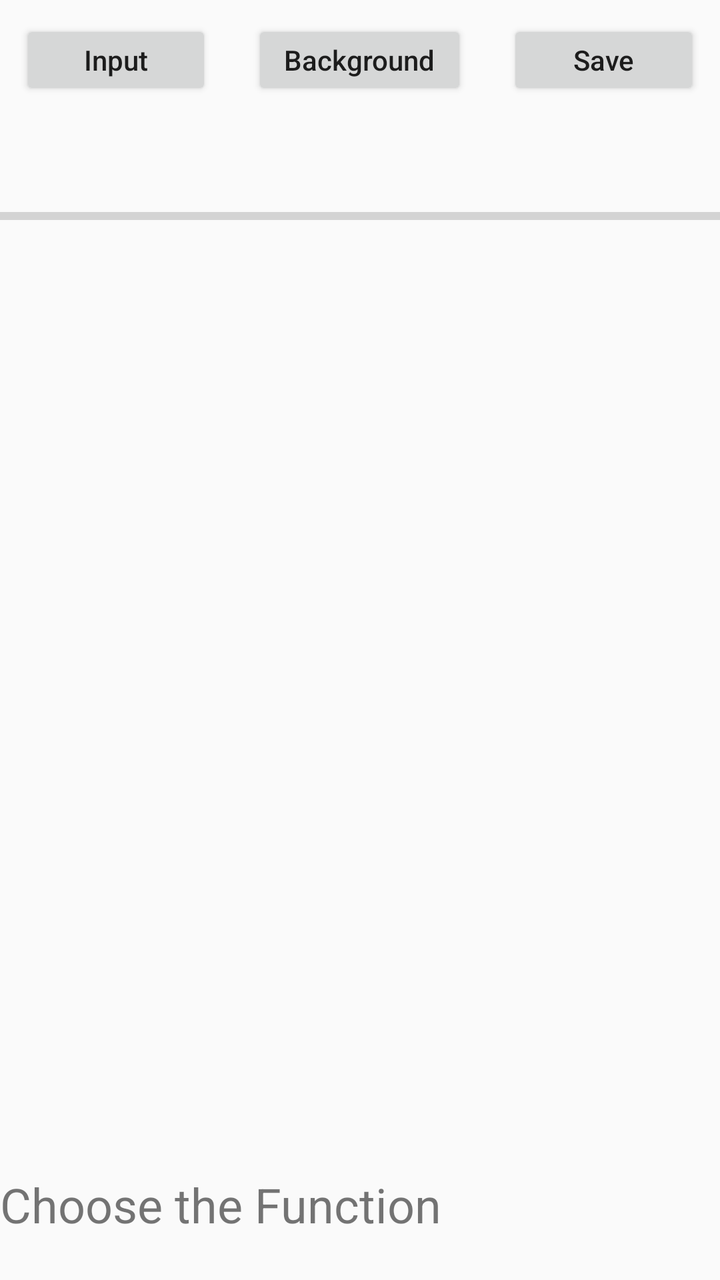
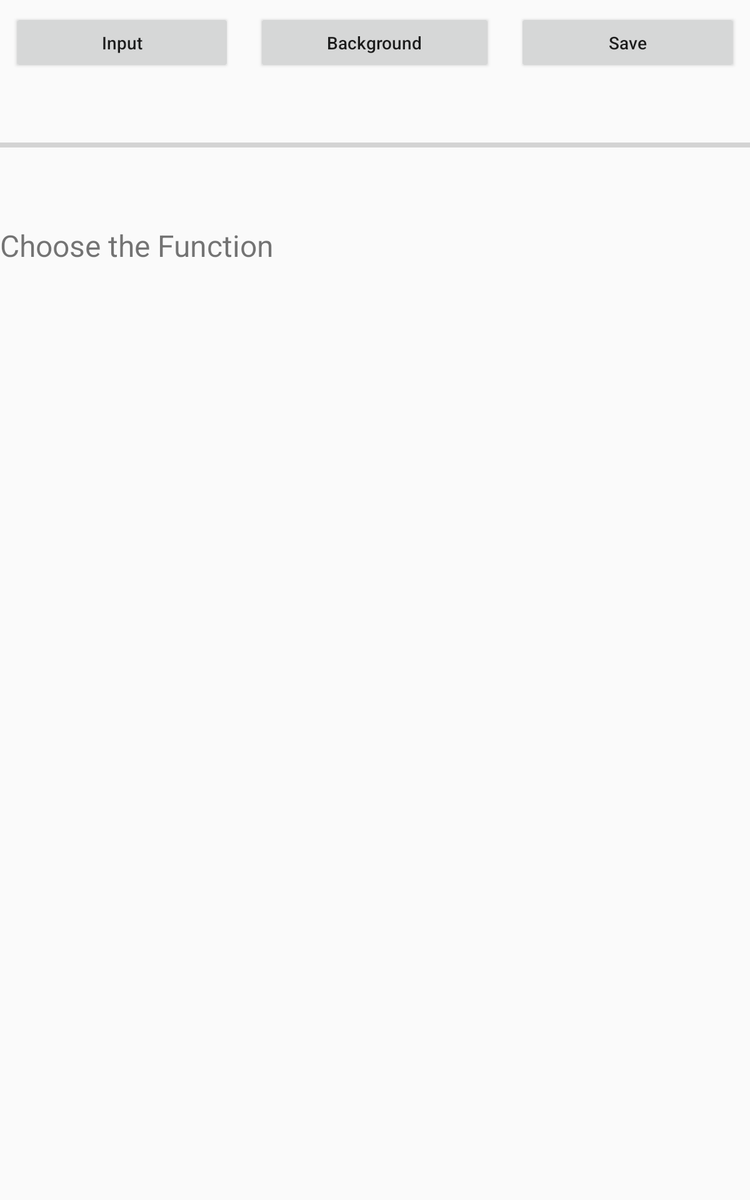

One screen, two layout resources from the same app: the default and the repository's alternative for another configuration. Each is rendered where Android would select it; the XML of both is given below.
<!-- AndroidManifest.xml: application theme AppTheme -->
<!-- res/layout/listview_for_opencv_picture.xml -->
<androidx.constraintlayout.widget.ConstraintLayout xmlns:android="http://schemas.android.com/apk/res/android"
    xmlns:app="http://schemas.android.com/apk/res-auto"
    xmlns:tools="http://schemas.android.com/tools"
    android:layout_width="match_parent"
    android:layout_height="match_parent"
    tools:context=".Activities.imageProcessing">

    <RelativeLayout
        android:id="@+id/relativeLayout"
        android:layout_width="0dp"
        android:layout_height="wrap_content"
        android:orientation="vertical"
        app:layout_constraintEnd_toEndOf="parent"
        app:layout_constraintStart_toStartOf="parent"
        app:layout_constraintTop_toTopOf="parent">

        <androidx.appcompat.widget.LinearLayoutCompat
            android:id="@+id/button_ll"
            android:layout_width="match_parent"
            android:layout_height="150px"
            android:orientation="horizontal"
            android:paddingTop="10dp">

            <Button
                android:id="@+id/ChooseImage"
                android:layout_width="wrap_content"
                android:layout_height="wrap_content"
                android:layout_marginLeft="10dp"
                android:layout_marginRight="10dp"
                android:layout_weight="1"
                android:text="Input" />

            <Button
                android:id="@+id/ChooseBackground"
                android:layout_width="wrap_content"
                android:layout_height="wrap_content"
                android:layout_marginLeft="10dp"
                android:layout_marginRight="10dp"
                android:layout_weight="1"
                android:text="Background" />

            <Button
                android:id="@+id/Save"
                android:layout_width="wrap_content"
                android:layout_height="wrap_content"
                android:layout_marginLeft="10dp"
                android:layout_marginRight="10dp"
                android:layout_weight="1"
                android:text="Save" />
        </androidx.appcompat.widget.LinearLayoutCompat>

        <androidx.appcompat.widget.LinearLayoutCompat
            android:id="@+id/part1"
            android:layout_width="match_parent"
            android:layout_height="wrap_content"
            android:layout_below="@+id/button_ll"
            android:layout_marginTop="50dp"
            android:orientation="horizontal">

            <ProgressBar
                android:id="@+id/progressBar"
                style="?android:attr/progressBarStyleHorizontal"
                android:layout_width="match_parent"
                android:layout_height="wrap_content" />

        </androidx.appcompat.widget.LinearLayoutCompat>


        <androidx.appcompat.widget.LinearLayoutCompat

            android:id="@+id/part2"
            android:layout_width="match_parent"
            android:layout_height="wrap_content"
            android:layout_below="@+id/part1"
            android:layout_marginTop="0dp"
            android:orientation="horizontal">

            <ImageView
                android:id="@+id/imageview_src"
                android:layout_width="match_parent"
                android:layout_height="400dp"
                android:layout_weight="1" />


            <ImageView
                android:id="@+id/imageview_dest"
                android:layout_width="match_parent"
                android:layout_height="400dp"
                android:layout_weight="1" />


        </androidx.appcompat.widget.LinearLayoutCompat>

        <androidx.appcompat.widget.LinearLayoutCompat
            android:layout_width="match_parent"
            android:layout_height="wrap_content"
            android:layout_below="@+id/part2"
            android:layout_marginTop="50dp"
            android:orientation="vertical">

            <TextView
                android:id="@+id/textView2"
                android:layout_width="wrap_content"
                android:layout_height="wrap_content"
                android:layout_centerHorizontal="true"
                android:layout_marginTop="20dp"
                android:text="Choose the Function"
                android:textSize="24sp" />

            <androidx.recyclerview.widget.RecyclerView
                android:id="@+id/recycler_view"
                android:layout_width="match_parent"
                android:layout_height="wrap_content"
                android:layout_below="@+id/textView2"
                android:layout_alignParentLeft="true"
                android:layout_alignParentBottom="true" />


        </androidx.appcompat.widget.LinearLayoutCompat>


    </RelativeLayout>
</androidx.constraintlayout.widget.ConstraintLayout>
<!-- resources referenced by this layout -->
<resources>
  <style name="AppTheme" parent="Theme.AppCompat.Light.DarkActionBar">
          
          <item name="colorPrimary">@color/colorPrimary</item>
          <item name="colorPrimaryDark">@color/colorPrimaryDark</item>
          <item name="colorAccent">@color/colorAccent</item>
          <item name="android:src">@null</item>
          <item name="android:itemTextAppearance">@style/MyActionBar.MenuTextStyle</item>
          
          <item name="android:itemBackground">@color/colorBlackLite</item>
          <item name="android:textAllCaps">false</item>
      </style>
  <color name="colorPrimary">#69BB51</color>
  <color name="colorPrimaryDark">#69BB51</color>
  <color name="colorAccent">#69BB51</color>
  <style name="MyActionBar.MenuTextStyle" parent="@style/TextAppearance.AppCompat.Widget.ActionBar.Title">
          <item name="android:textColor">@color/colorWhite</item>
      </style>
  <color name="colorBlackLite">#303030</color>
  <color name="colorWhite">#FFF</color>
</resources>
<!-- res/layout-sw600dp/listview_for_opencv_picture.xml (the repository's variant of the layout above) -->
<!-- drawn on a 7-inch tablet held upright -->
<androidx.constraintlayout.widget.ConstraintLayout xmlns:android="http://schemas.android.com/apk/res/android"
    xmlns:app="http://schemas.android.com/apk/res-auto"
    xmlns:tools="http://schemas.android.com/tools"
    android:layout_width="match_parent"
    android:layout_height="match_parent"
    tools:context=".Activities.imageProcessing">

    <RelativeLayout
        android:id="@+id/relativeLayout"
        android:layout_width="match_parent"
        android:layout_height="match_parent"
        android:orientation="vertical"
        app:layout_constraintEnd_toEndOf="parent"
        app:layout_constraintStart_toStartOf="parent"
        app:layout_constraintTop_toTopOf="parent">

        <LinearLayout
            android:id="@+id/button_ll"
            android:layout_width="match_parent"
            android:layout_height="wrap_content"
            android:orientation="horizontal"
            android:paddingTop="10dp">

            <Button
                android:id="@+id/ChooseImage"
                android:layout_width="wrap_content"
                android:layout_height="wrap_content"
                android:layout_marginLeft="10dp"
                android:layout_marginRight="10dp"
                android:layout_weight="1"
                android:text="Input" />

            <Button
                android:id="@+id/ChooseBackground"
                android:layout_width="wrap_content"
                android:layout_height="wrap_content"
                android:layout_marginLeft="10dp"
                android:layout_marginRight="10dp"
                android:layout_weight="1"
                android:text="Background" />

            <Button
                android:id="@+id/Save"
                android:layout_width="wrap_content"
                android:layout_height="wrap_content"
                android:layout_marginLeft="10dp"
                android:layout_marginRight="10dp"
                android:layout_weight="1"
                android:text="Save" />
        </LinearLayout>

        <androidx.appcompat.widget.LinearLayoutCompat
            android:id="@+id/part1"
            android:layout_width="match_parent"
            android:layout_height="wrap_content"
            android:layout_below="@+id/button_ll"
            android:layout_marginTop="50dp"
            android:orientation="horizontal">

            <ProgressBar
                android:id="@+id/progressBar"
                style="?android:attr/progressBarStyleHorizontal"
                android:layout_width="match_parent"
                android:layout_height="wrap_content" />

        </androidx.appcompat.widget.LinearLayoutCompat>


        <androidx.appcompat.widget.LinearLayoutCompat

            android:id="@+id/part2"
            android:layout_width="match_parent"
            android:layout_height="wrap_content"
            android:layout_below="@+id/part1"
            android:layout_marginTop="0dp"
            android:orientation="horizontal">

            <ImageView
                android:id="@+id/imageview_src"
                android:layout_width="match_parent"
                android:layout_height="wrap_content"
                android:layout_weight="1" />


            <ImageView
                android:id="@+id/imageview_dest"
                android:layout_width="match_parent"
                android:layout_height="wrap_content"
                android:layout_weight="1" />


        </androidx.appcompat.widget.LinearLayoutCompat>

        <androidx.appcompat.widget.LinearLayoutCompat
            android:layout_width="match_parent"
            android:layout_height="wrap_content"
            android:layout_below="@+id/part2"
            android:layout_marginTop="36dp"
            android:orientation="vertical">

            <TextView
                android:id="@+id/textView2"
                android:layout_width="wrap_content"
                android:layout_height="wrap_content"
                android:layout_centerHorizontal="true"
                android:layout_marginTop="20dp"
                android:text="Choose the Function"
                android:textSize="24sp" />

            <androidx.recyclerview.widget.RecyclerView
                android:id="@+id/recycler_view"
                android:layout_width="match_parent"
                android:layout_height="wrap_content"
                android:layout_below="@+id/textView2"
                android:layout_alignParentLeft="true"
                android:layout_alignParentBottom="true" />


        </androidx.appcompat.widget.LinearLayoutCompat>


    </RelativeLayout>
</androidx.constraintlayout.widget.ConstraintLayout>
